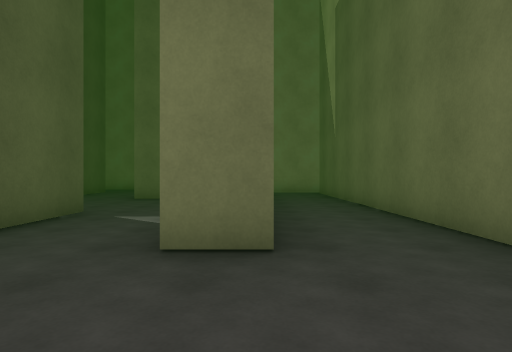
view 1 (above)

17 first-person views from a walk through a 3-D level made in the Unity game engine. The camera is 1.3 m above the floor, looks level and sees 75° across. The floor is counted in squares, 2 m on a side. Each view is taken from the middle of a square. On the plan, view 1 faces up. The plan holds only what a view shows up to about 10 squares ahead; the rest is blank. The player is left out. Surface patterns are stand-ins for the level's own textures.

view 2
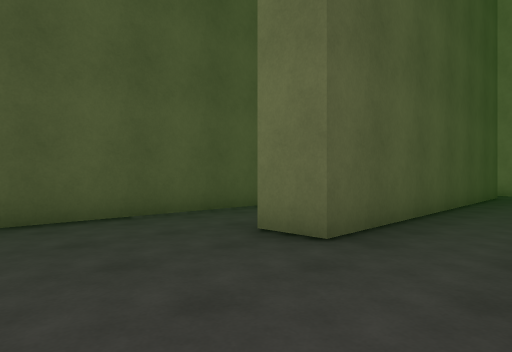

view 3
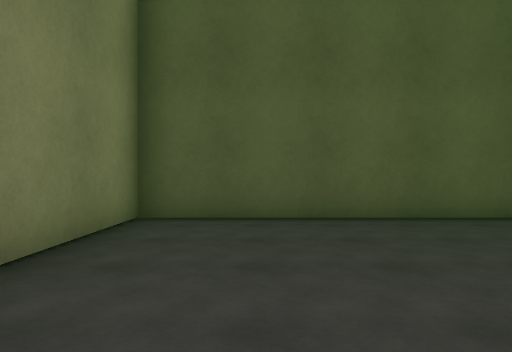

view 4
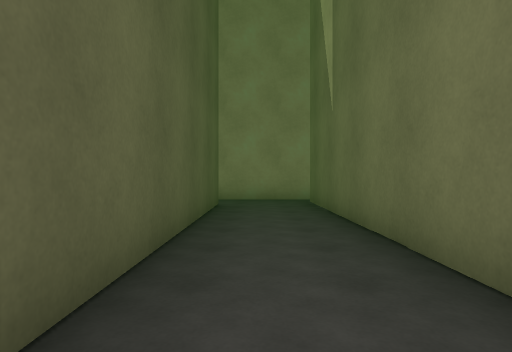

view 5
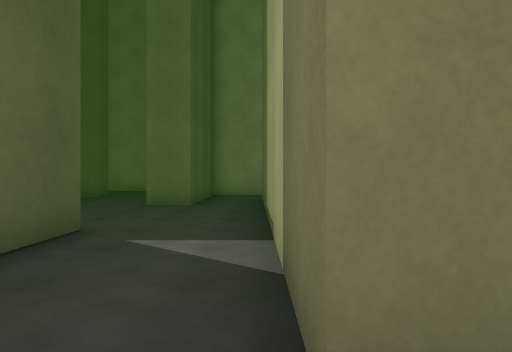

view 6
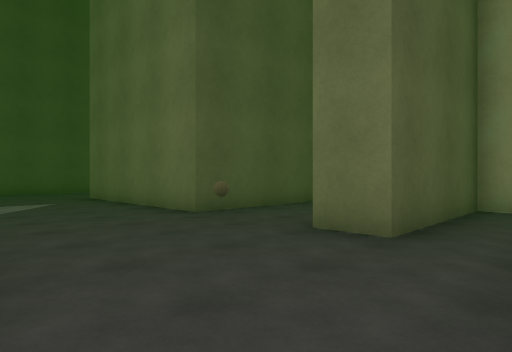

view 7
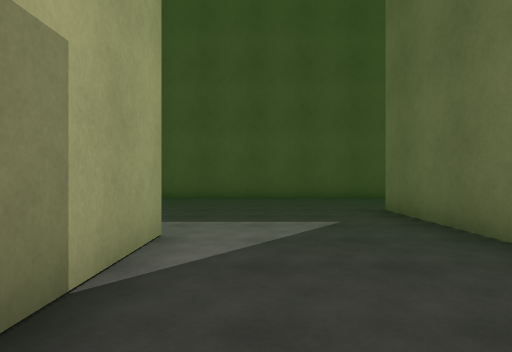

view 8
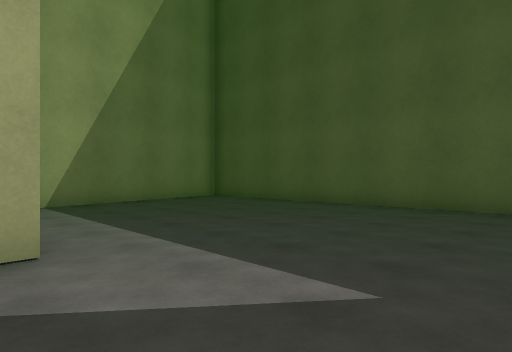

view 9
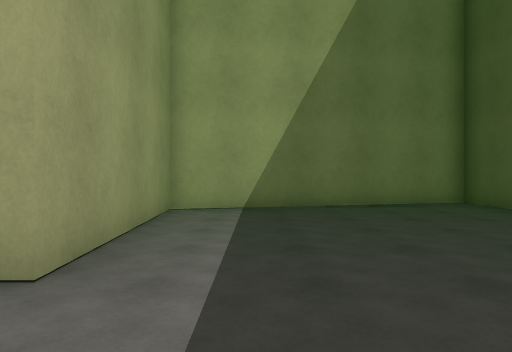

view 10
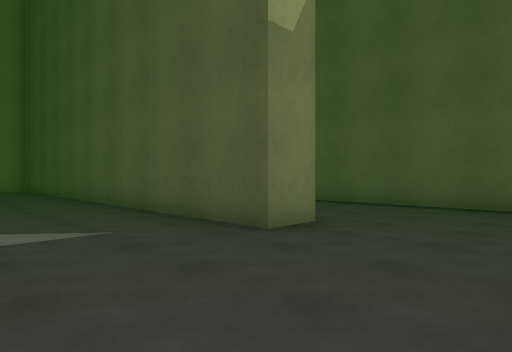

view 11
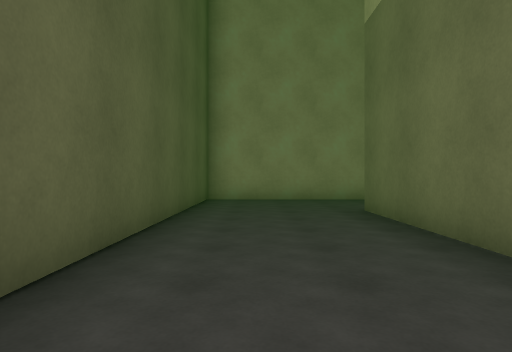

view 12
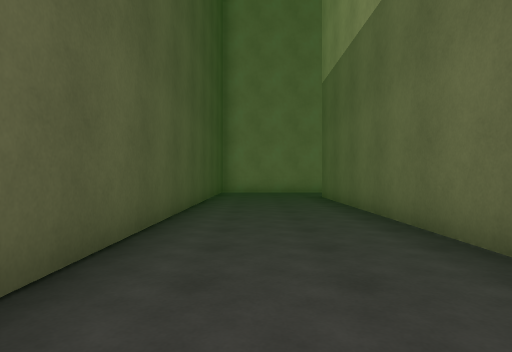

view 13
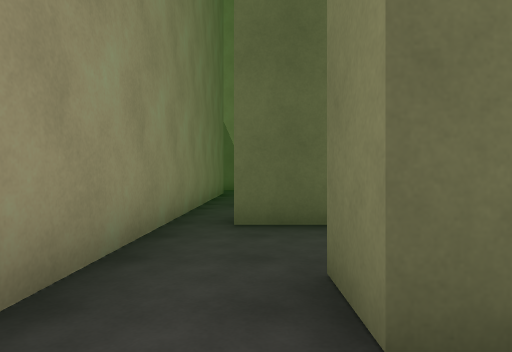

view 14
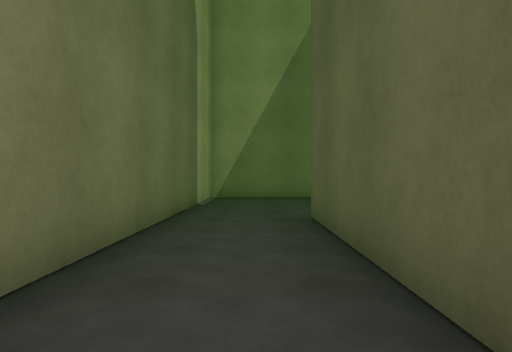

view 15
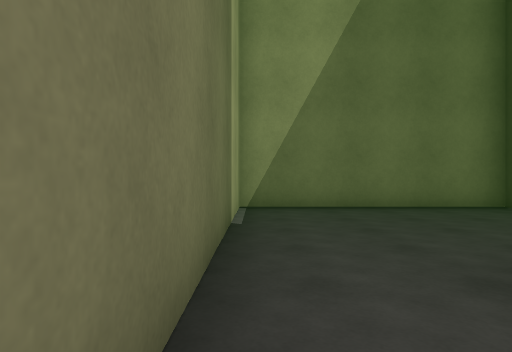

view 16
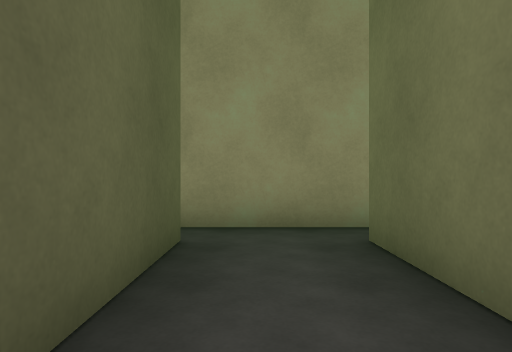

view 17
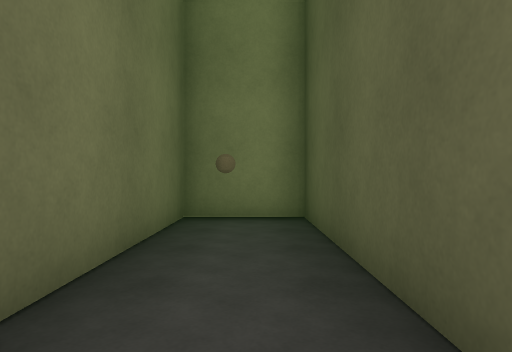

### Floor plan
Points are (right, up) in squares from view 1. A wall is a line through its corners. A room is listed if a view was taken in it or the views show most of it. See-through windows are left out.
Room 1 (views 1, 2, 3, 4, 5, 6, 7, 14, 15)
walls: (-3.1, 6) (-3.1, -1.8) (2.3, -1.8) (2.3, 12.4); (-0.8, 2.8) (-0.8, 11.5) (0.2, 11.5) (0.2, 2.8) (-0.8, 2.8); (-2.5, 11.5) (-2.5, 9.5) (-3.5, 9.5); (3.4, 13.2) (-0.5, 13.2)
ways out: opening at (-5.5, 9) to room 2; opening at (-1.5, 10.5) to room 3; opening at (0, 12.5) to room 3; opening at (3, 13) to room 4
Room 2 (views 8, 9, 10, 11, 12)
walls: (-16, 5.6) (-16, 13.2) (-15, 13.2) (-15, 0) (-8.4, 1.6) (-8.7, 6) (-6.2, 6); (-6, 13.1) (-6, 9.5) (-11.4, 9.5); (-14.9, 16.3) (-19.3, 16.3) (-19.3, 4.6)
ways out: opening at (-5.5, 9) to room 1
Room 3 (view 13)
walls: (-0.5, 13.2) (-2.5, 13.2) (-2.5, 11.5)
ways out: opening at (-1.5, 10.5) to room 1; opening at (0, 12.5) to room 1
Room 4 (views 16, 17)
walls: (3.3, 12.4) (3.3, 7.9) (5.1, 7.9) (5.1, 12.4); (6.4, 13.2) (3.4, 13.2)
ways out: opening at (3, 13) to room 1; opening at (5.5, 13)

Positions as (right, up) in squares from view 1, and headings:
1: (0, 0), facing up
2: (2, 0), facing up-left
3: (2, 0), facing left
4: (1, 4), facing up
5: (-1, 2), facing up
6: (-1, 6), facing up-left
7: (-5, 7), facing left
8: (-8, 9), facing down-left
9: (-10, 8), facing down
10: (-12, 16), facing down-left
11: (-18, 7), facing up
12: (-18, 3), facing up
13: (-2, 12), facing right
14: (1, 8), facing down
15: (2, 5), facing down
16: (4, 9), facing up
17: (4, 13), facing down
